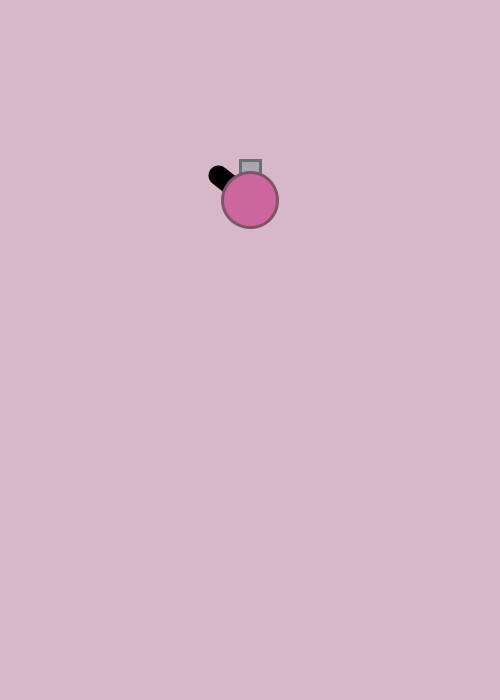
Frame 1 (no input)
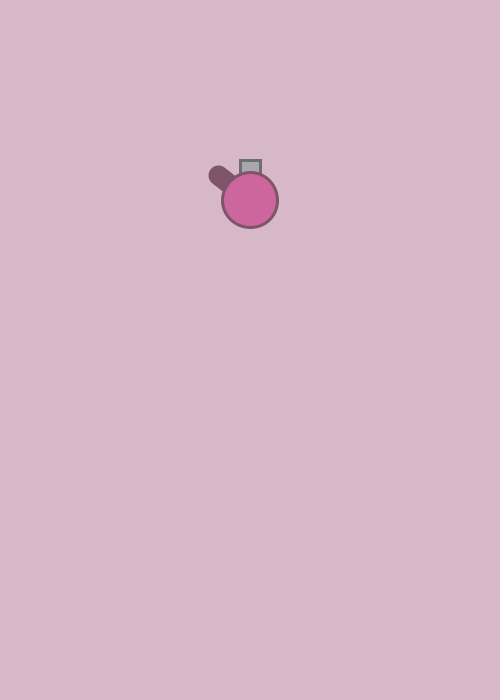
Frame 60 (the mouse pressed at the canvas centre just before this capture)
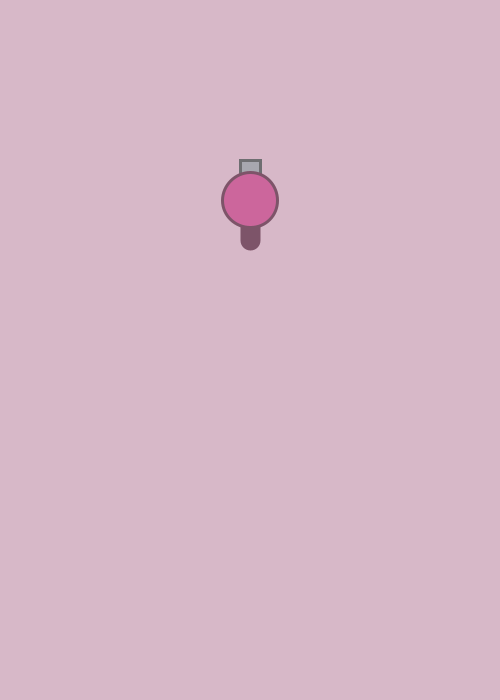
Frame 120 (the mouse held since frame 60 and released just before this capture)

The Processing sketch that drew these frames (run headless with seeded random() and noise(); from frame 60 on, the mouse is pressed at the canvas centre):

// Processing sketch: week07_2_arras02_atan_cos_sin
// ── week07_2_arras02_atan_cos_sin.pde
//week07_2_arras02_atan_cos_sin
void setup(){
  size(500,700);
}
float x = 250, y=200;
void draw(){
  background(215,184,200);
  float dx = mouseX-x, dy = mouseY-y;
  float a = atan2(dy,dx); //atan2() 算出角度
  strokeWeight(20); //很粗的一條線，長度是40
  line(x, y, x+cos(a)*40, y+sin(a)*40); //cos()算出x方向，sin()算出y方向
  
  fill(167,167,175);
  stroke(110,110,113);
  strokeWeight(3);
  rect(240,160,20,20);//砲管
  
  fill(204,102,156);
  stroke(125,84,105);
  strokeWeight(3);
  ellipse(x,y,55,55);//圓形的身體
  //line(x,y,mouseX,mouseY);
}
